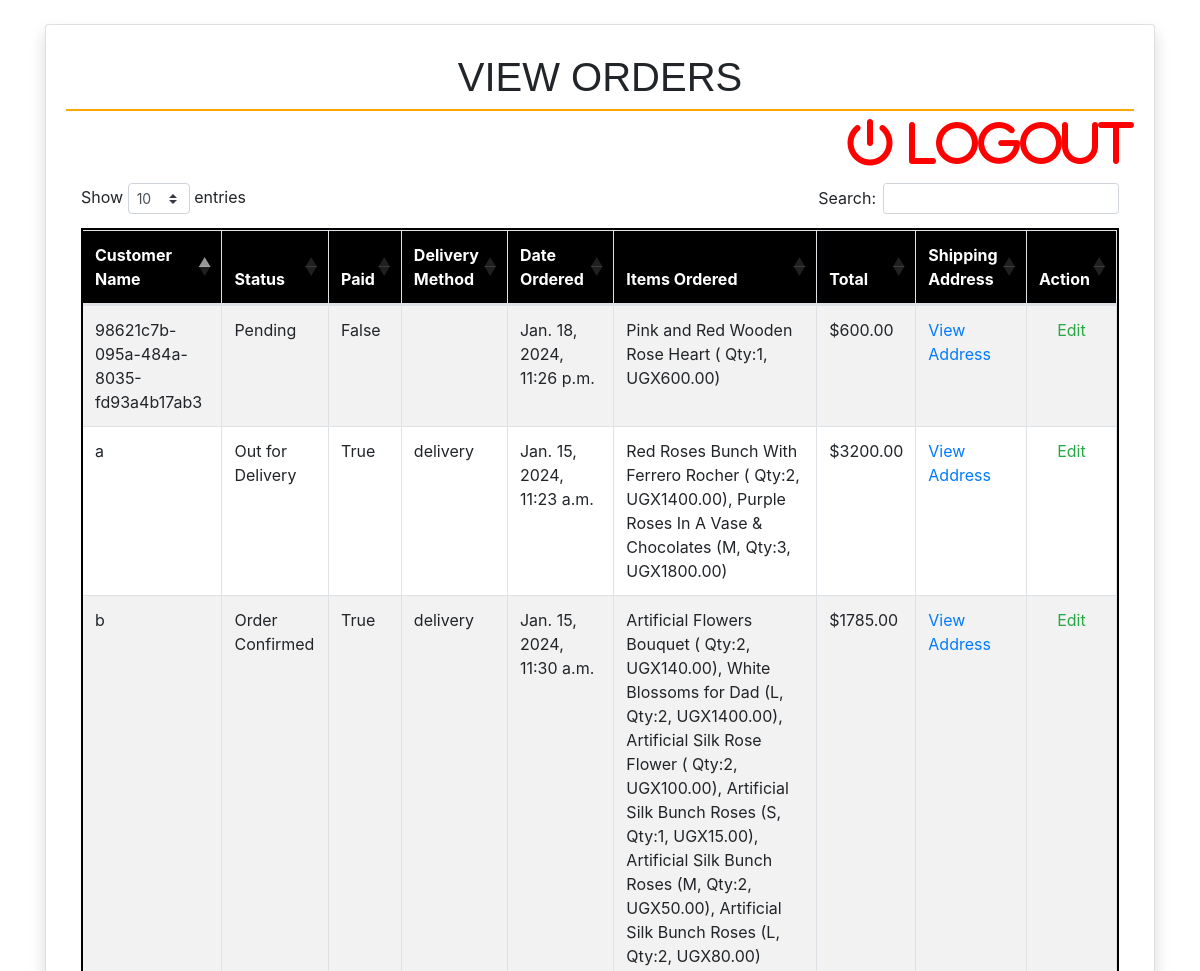
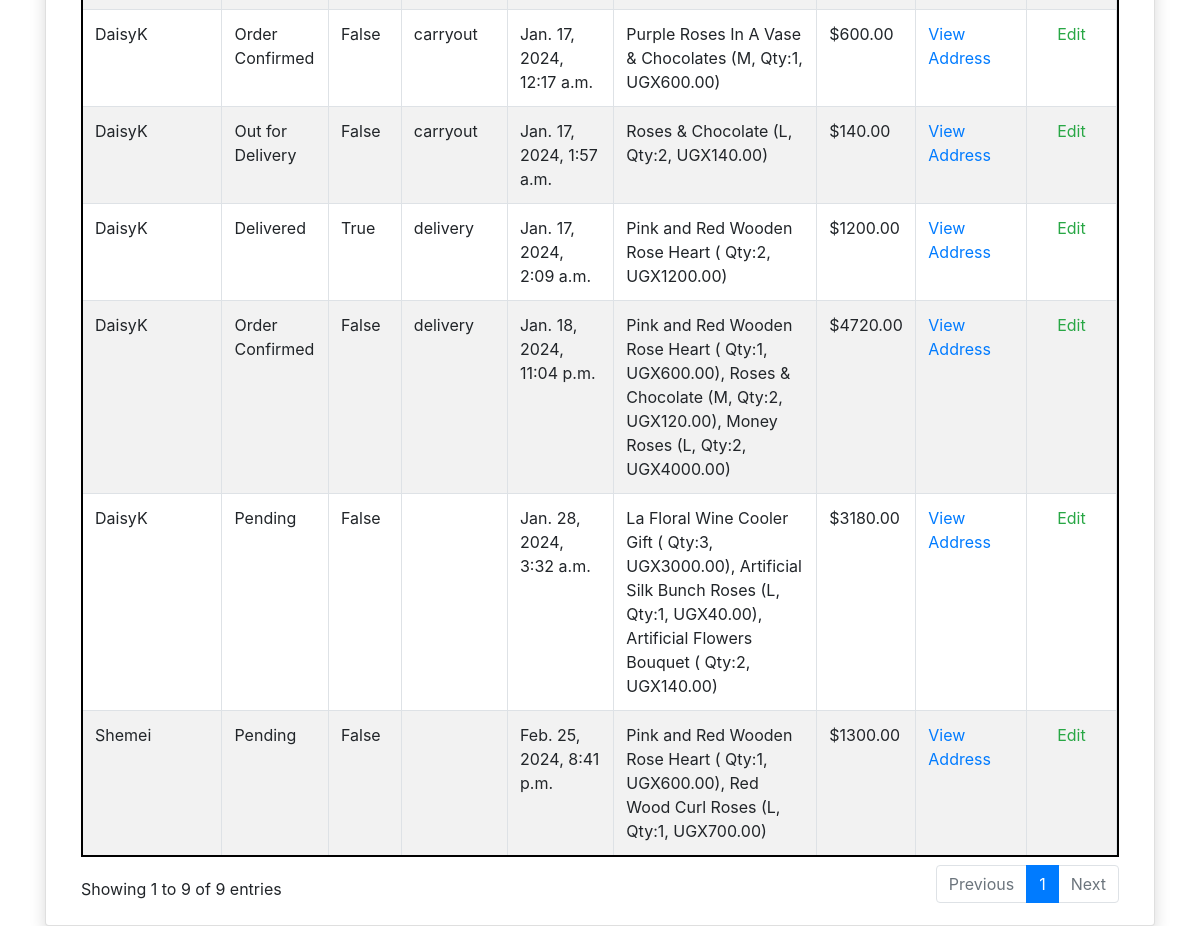
The app's page /driver_view_order/, older data (2 pictures, top to bottom).
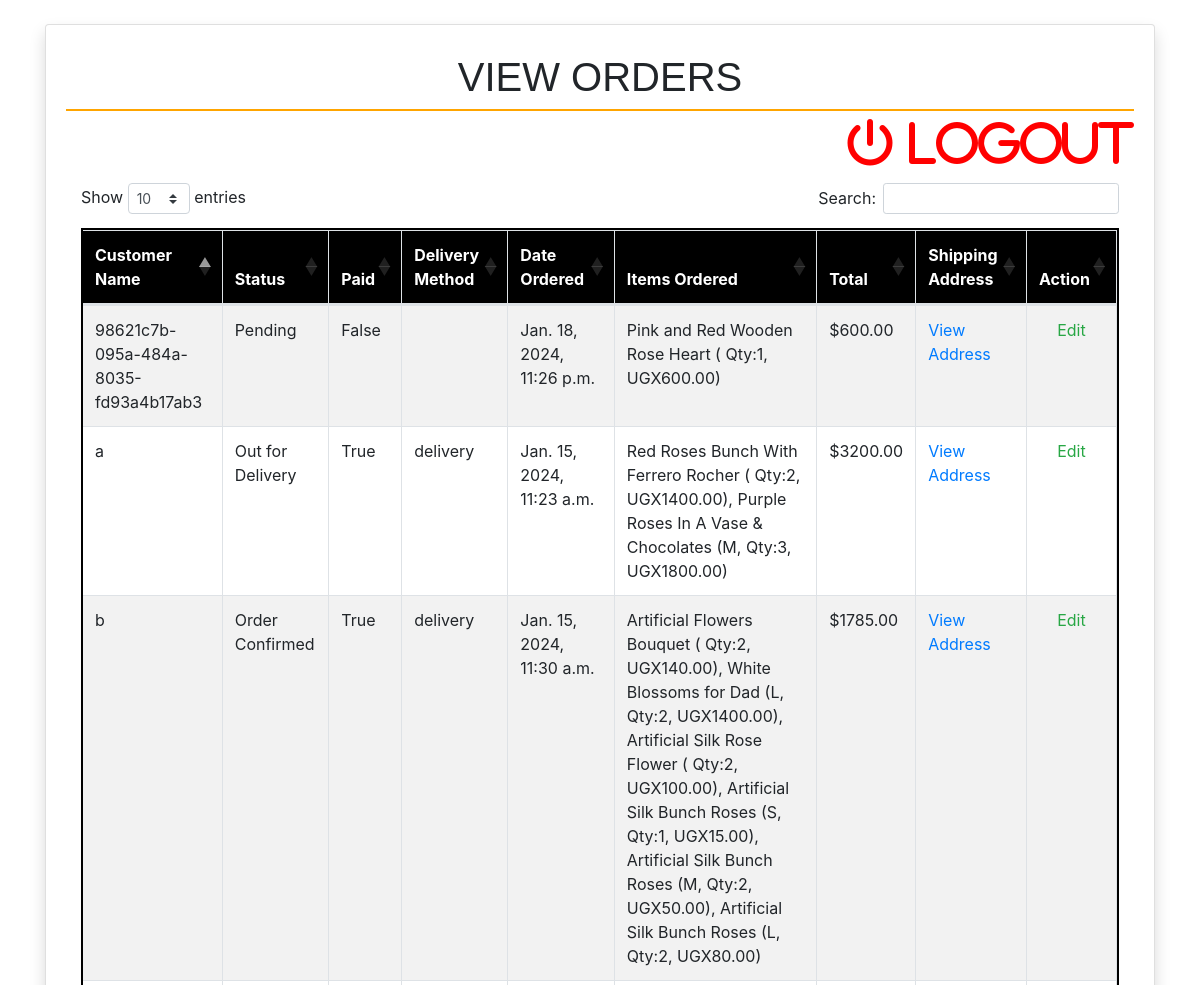
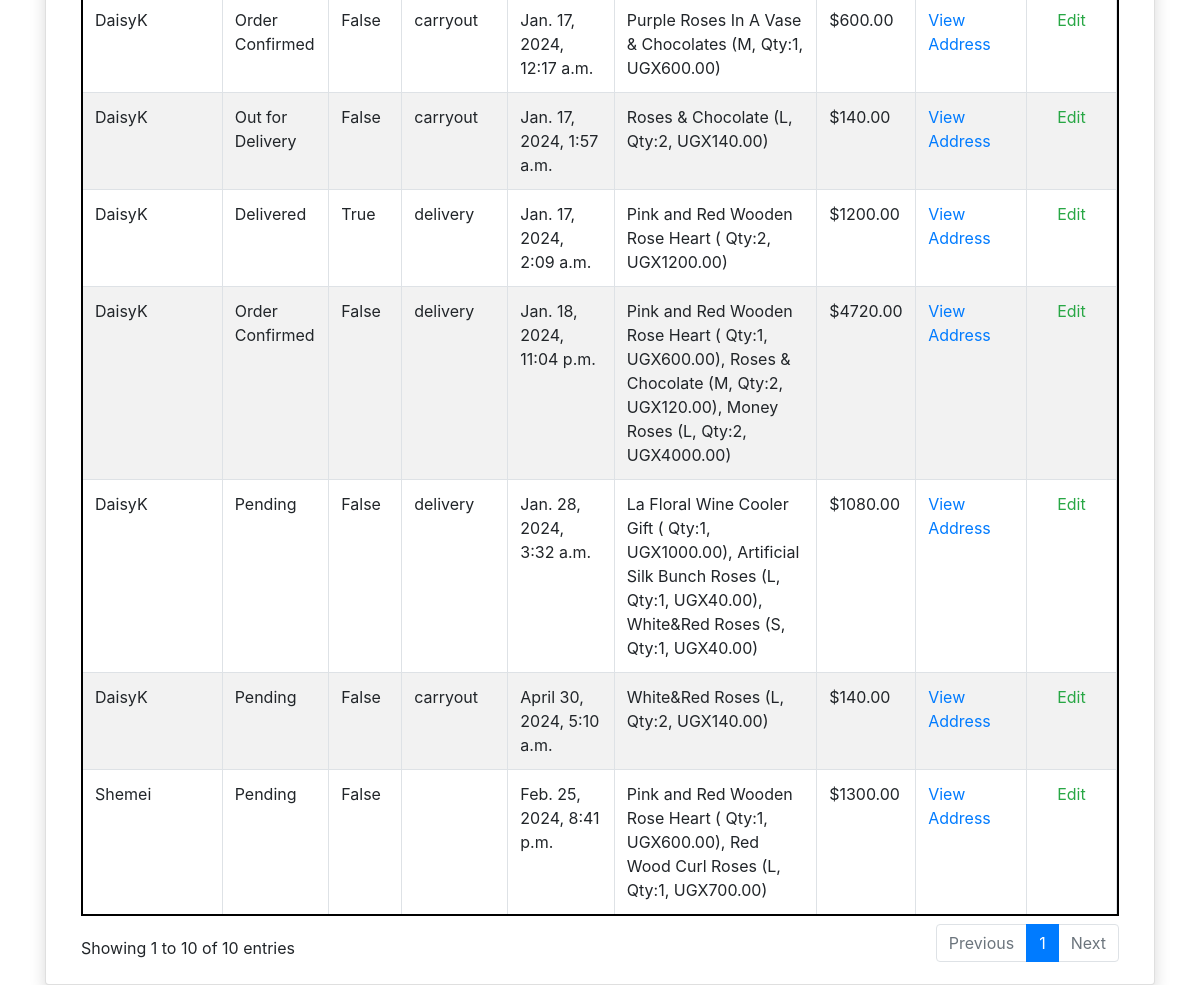
The same page, newer data (2 pictures, top to bottom).
### order/models.py (models this page shows, shortened)
class Order(models.Model):
    PAYMENT_CHOICES = (("cash", "cash"), ("online", "online"))
    DELIVERY_CHOICES = (("delivery", "delivery"), ("carryout", "carryout"))
    transaction_id = models.UUIDField(
        primary_key=True, default=uuid.uuid4, editable=True
    )
    customer = models.ForeignKey(Customer, on_delete=models.CASCADE)
    STATUS =(
        ('Pending','Pending'),
        ('Order Confirmed','Order Confirmed'),
        ('Out for Delivery','Out for Delivery'),
        ('Delivered','Delivered'),
    )
    status=models.CharField(max_length=50,null=True,choices=STATUS,default='Pending')
    date_ordered = models.DateTimeField(auto_now_add=True)
    date_modified = models.DateTimeField(auto_now=True)
    complete = models.BooleanField(default=False)
    paid = models.BooleanField(default=False)
    payment_method = models.CharField(max_length=10, choices=PAYMENT_CHOICES)
    delivery_method = models.CharField(max_length=10, choices=DELIVERY_CHOICES)
    shipping = models.ForeignKey(
        "ShippingAddress", on_delete=models.SET_NULL, blank=True, null=True
    )
    pickup = models.ForeignKey(
        "PickUpDetail", on_delete=models.SET_NULL, blank=True, null=True
    )
    coupon = models.ForeignKey(
        "Coupon", on_delete=models.SET_NULL, blank=True, null=True
    )
    email = models.EmailField(max_length=70, null=True, blank=True)
    phone = models.CharField(max_length=20, null=True, blank=True)
    @property
    def get_cart_subtotal(self):
        order_items = self.orderitem_set.all()
        total = sum([item.get_total for item in order_items])
        return total
    get_cart_subtotal.fget.short_description = "Subtotal"
    @property
    def get_cart_total(self):
        total = self.get_cart_subtotal
        if self.coupon:
            total = total - self.get_coupon_value
        return total
    get_cart_total.fget.short_description = "Total"
    @property
    def get_cart_items(self):
        order_items = self.orderitem_set.all()
        total = sum([item.quantity for item in order_items])
        return total
    get_cart_items.fget.short_description = "# Items"
    @property
    def display_items(self):
        order_items = self.orderitem_set.all()
        ticker, l = 1, len(order_items)
        product_titles = str()
        for item in order_items:
            add_comma = ", " if l > 1 and ticker != l else ""
            if item.variation:
                product_title = f"""{item.product.name}
                ({item.variation.get_size},
                Qty:{item.quantity}, UGX{item.get_total}){add_comma}"""
            else:
                product_title = f"""{item.product.name}
                ( Qty:{item.quantity}, UGX{item.get_total}){add_comma}"""
            product_titles += product_title
            ticker += 1
        return product_titles
    @property
    def get_coupon_value(self):
        if self.coupon:
            if self.coupon.discount_type == "Percent":
                coupon_value = round(
                    self.get_cart_subtotal * self.coupon.discount_amount / 100, 2
                )
            else:
                coupon_value = self.coupon.discount_amount
        else:
            coupon_value = None
        return coupon_value
    get_coupon_value.fget.short_description = "Coupon"

class OrderItem(models.Model):
    product = models.ForeignKey(Product, on_delete=models.CASCADE)
    order = models.ForeignKey(Order, on_delete=models.CASCADE)
    variation = models.ForeignKey(
        ProductVariant, on_delete=models.SET_NULL, blank=True, null=True
    )
    quantity = models.IntegerField(default=0)
    date_added = models.DateTimeField(auto_now_add=True)
    @property
    def get_total(self):
        if self.product.has_variants:
            total = self.variation.price * self.quantity
        else:
            total = self.product.price * self.quantity
        return total
    get_total.fget.short_description = "Total"
    def image_tag(self):
        return mark_safe(
            f'<img src="{self.product.image.url}" width="100" height="100" />'
        )
    image_tag.short_description = "Image"

### users/models.py (models this page shows)
class Customer(models.Model):
    user = models.OneToOneField("User", null=True, blank=True, on_delete=models.CASCADE)
    device = models.CharField(max_length=200, null=True, blank=True)
    created_at = models.DateTimeField(auto_now_add=True)
    def __str__(self):
        return self.user.username if self.user else self.device

class User(AbstractUser):
    email = models.EmailField(unique=True)
    REQUIRED_FIELDS = [
        "email",
    ]

### store/models.py (models this page shows, shortened)
class Product(models.Model):
    id = models.UUIDField(primary_key=True, default=uuid.uuid4, editable=False)
    name = models.CharField(max_length=100)
    price = models.DecimalField(max_digits=6, decimal_places=2, blank=True, null=True)
    desc = models.TextField(max_length=500, blank=True, null=True)
    image = models.ImageField(blank=True, upload_to="images")
    created_at = models.DateField(auto_now_add=True)
    updated_at = models.DateField(auto_now=True)
    product_category = models.ForeignKey(
        "Category", on_delete=models.CASCADE, null=True, blank=True
    )
    class Meta:
        ordering = ("product_category",)
    def image_tag(self):  # pragma: no cover
        if self.image:
            return mark_safe(f'<img src="{self.image.url}" width="100" height="100" />')
    image_tag.short_description = "Image"
    @property
    def has_variants(self):
        if self.productvariant_set.count() > 0:
            return True
        else:
            return False

class ProductVariant(models.Model):
    title = models.CharField(max_length=100, blank=True, null=True)
    product = models.ForeignKey(Product, on_delete=models.CASCADE)
    size = models.ForeignKey(Size, on_delete=models.CASCADE)
    price = models.DecimalField(max_digits=6, decimal_places=2)
    @property
    def get_size(self):
        return str(self.size)

class Size(models.Model):
    name = models.CharField(max_length=20, blank=True, null=True, unique=True)
    def __str__(self):
        return self.name

### custom_admin/views.py (the view)
# urls.py: path('driver_view_order/', driver_view_orders, name='driver_view_orders'),
def driver_view_orders(request):
    orders = Order.objects.all()
    context = {'orders': orders}
    return render(request, 'admin/driver_view_order.html', context)

### store/context_processors.py (called while the page is built)
def get_cart_quantity(request):
    if request.user.is_authenticated:
        try:
            customer = request.user.customer
        except:
            number_of_items = 0
    else:
        try:
            customer, created = Customer.objects.get_or_create(
                device=request.COOKIES["device"]
            )
        except:
            number_of_items = 0
    try:
        customer_order = Order.objects.filter(customer=customer, complete=False)[0]
        number_of_items = customer_order.get_cart_items
    except:
        number_of_items = 0
    return {"cart_quantity": number_of_items}

### templates/admin/driver_view_order.html (shortened to what this page needs)
{% extends 'admin/driver_base.html' %}
{% block content %}
<div class="card shadow">
    <div class="card-body">
        <h1 class="p-2 text-center" style="border-bottom: 2px solid orange; font-family: 'Georgia', sans-serif; font-size: 2.5em; text-transform: uppercase;">
            View Orders</h1>
        <div class="text-right mb-3">
            <a href="{% url 'users:logout' %}" class="fa fa-power-off" style="font-size:48px;color:red"></i></i> Logout
            </a>
        </div>
        <div class="container">
            <div class="table-responsive">
                <table class="table table-bordered table-striped" style="border: 2px solid black;" id="example">
                    <thead style="background-color: black; color: white;">
                        <tr>
                            <th>Customer Name</th>
                            <th>Status</th>
                            <th>Paid</th>
                            <th>Delivery Method</th>
                            <th>Date Ordered</th>
                            <th>Items Ordered</th>
                            <th>Total</th>
                            <th>Shipping Address</th>
                            <th class="text-center">Action</th>
                        </tr>
                    </thead>
                    <tbody>
                        {% for order in orders %}
                            <tr>
                                <td>{{ order.customer }}</td>
                                <td>{{ order.status|default:"Pending" }}</td>
                                <td>{{ order.paid }}</td>
                                <td>{{ order.delivery_method }}</td>
                                <td>{{ order.date_ordered }}</td>
                                <td>{{ order.display_items }}</td>
                                <td>${{ order.get_cart_total }}</td>
                                <td><a href="{% url 'driver_view_shipping_address' order.transaction_id %}">View Address</a></td>
                                <td class="text-center">
                                    <a href="{% url 'driver_edit_order' order.transaction_id %}" class="text-success">Edit</a>
                                </td>
                            </tr>
                        {% endfor %}
                    </tbody>
                </table>
            </div>
        </div>
    </div>
</div>
<link rel="stylesheet" href="https://cdnjs.cloudflare.com/ajax/libs/font-awesome/6.0.0/css/all.min.css">
<link rel="stylesheet" href="https://stackpath.bootstrapcdn.com/bootstrap/4.3.1/css/bootstrap.min.css">
<link rel="stylesheet" type="text/css" href="https://cdn.datatables.net/1.10.24/css/dataTables.bootstrap4.min.css">
{% endblock %}

Row changes from the older to the newer data that the page shows:
changed Order: delivery_method (not shown) → "delivery"; display_items "La Floral Wine Cooler Gift ( Qty:3, UGX3000.00), Artificial Silk Bunch Roses (L, Qty:1, UGX40.00), Artificial Flowers Bouquet ( Qty:2, UGX140.00)" → "La Floral Wine Cooler Gift ( Qty:1, UGX1000.00), Artificial Silk Bunch Roses (L, Qty:1, UGX40.00), White&Red Roses (S, Qty:1, UGX40.00)"; get_cart_total "3180.00" → "1080.00"
added Order: customer "DaisyK", status "Pending", paid "False", delivery_method "carryout", date_ordered "April 30, 2024, 5:10 a.m.", display_items "White&Red Roses (L, Qty:2, UGX140.00)", get_cart_total "140.00"
Text that changed along with them:
text written by a page script: "Show entries Search: Showing 1 to 9 of 9 entries Previous 1 Next" → "Show entries Search: Showing 1 to 10 of 10 entries Previous 1 Next"
